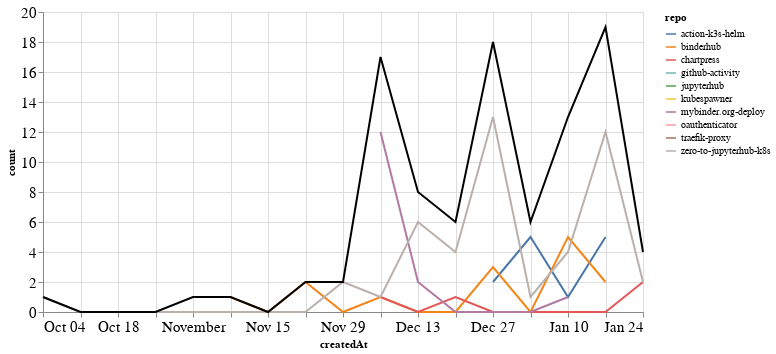

Source (notebook cell):
### Markdown cell above
### PRs

### Code cell
prs_time = prs.groupby('repo').resample('W', on='createdAt').count()['author'].reset_index()
prs_time = prs_time.rename(columns={'author': 'count'})
prs_time_total = prs_time.groupby('createdAt').agg({"count": "sum"}).reset_index()

ch1 = alt.Chart(prs_time, width=600).mark_line().encode(
    x='createdAt',
    y='count',
    color='repo',
    tooltip="repo"
)

ch2 = alt.Chart(prs_time_total, width=600).mark_line(color="black").encode(
    x='createdAt',
    y='count',
)

ch1 + ch2

### Figure 1 — Vega-Lite specification as saved in the notebook (floating-point values rounded to 4 significant figures)
{"config": {"axisLeft": {"labelFontSize": 15}, "axisBottom": {"labelFontSize": 15}}, "layer": [{"data": {"name": "data-2c64f58b11e9c91819ec188d69a25ce5"}, "mark": "line", "encoding": {"color": {"type": "nominal", "field": "repo"}, "tooltip": {"type": "nominal", "field": "repo"}, "x": {"type": "temporal", "field": "createdAt"}, "y": {"type": "quantitative", "field": "count"}}, "width": 600}, {"data": {"name": "data-2b23dbb355fadc2fa243d84a14e1bd23"}, "mark": {"type": "line", "color": "black"}, "encoding": {"x": {"type": "temporal", "field": "createdAt"}, "y": {"type": "quantitative", "field": "count"}}, "width": 600}], "$schema": "https://vega.github.io/schema/vega-lite/v4.8.1.json", "datasets": {"data-2c64f58b11e9c91819ec188d69a25ce5": [{"repo": "action-k3s-helm", "createdAt": "2020-12-27T00:00:00", "count": 2}, {"repo": "action-k3s-helm", "createdAt": "2021-01-03T00:00:00", "count": 5}, {"repo": "action-k3s-helm", "createdAt": "2021-01-10T00:00:00", "count": 1}, {"repo": "action-k3s-helm", "createdAt": "2021-01-17T00:00:00", "count": 5}, {"repo": "binderhub", "createdAt": "2020-11-01T00:00:00", "count": 1}, {"repo": "binderhub", "createdAt": "2020-11-08T00:00:00", "count": 1}, {"repo": "binderhub", "createdAt": "2020-11-15T00:00:00", "count": 0}, {"repo": "binderhub", "createdAt": "2020-11-22T00:00:00", "count": 2}, {"repo": "binderhub", "createdAt": "2020-11-29T00:00:00", "count": 0}, {"repo": "binderhub", "createdAt": "2020-12-06T00:00:00", "count": 1}, {"repo": "binderhub", "createdAt": "2020-12-13T00:00:00", "count": 0}, {"repo": "binderhub", "createdAt": "2020-12-20T00:00:00", "count": 0}, {"repo": "binderhub", "createdAt": "2020-12-27T00:00:00", "count": 3}, {"repo": "binderhub", "createdAt": "2021-01-03T00:00:00", "count": 0}, {"repo": "binderhub", "createdAt": "2021-01-10T00:00:00", "count": 5}, {"repo": "binderhub", "createdAt": "2021-01-17T00:00:00", "count": 2}, {"repo": "chartpress", "createdAt": "2020-12-06T00:00:00", "count": 1}, {"repo": "chartpress", "createdAt": "2020-12-13T00:00:00", "count": 0}, {"repo": "chartpress", "createdAt": "2020-12-20T00:00:00", "count": 1}, {"repo": "chartpress", "createdAt": "2020-12-27T00:00:00", "count": 0}, {"repo": "chartpress", "createdAt": "2021-01-03T00:00:00", "count": 0}, {"repo": "chartpress", "createdAt": "2021-01-10T00:00:00", "count": 0}, {"repo": "chartpress", "createdAt": "2021-01-17T00:00:00", "count": 0}, {"repo": "chartpress", "createdAt": "2021-01-24T00:00:00", "count": 2}, {"repo": "github-activity", "createdAt": "2021-01-10T00:00:00", "count": 1}, {"repo": "jupyterhub", "createdAt": "2021-01-10T00:00:00", "count": 1}, {"repo": "kubespawner", "createdAt": "2020-12-20T00:00:00", "count": 1}, {"repo": "mybinder.org-deploy", "createdAt": "2020-12-06T00:00:00", "count": 12}, {"repo": "mybinder.org-deploy", "createdAt": "2020-12-13T00:00:00", "count": 2}, {"repo": "mybinder.org-deploy", "createdAt": "2020-12-20T00:00:00", "count": 0}, {"repo": "mybinder.org-deploy", "createdAt": "2020-12-27T00:00:00", "count": 0}, {"repo": "mybinder.org-deploy", "createdAt": "2021-01-03T00:00:00", "count": 0}, {"repo": "mybinder.org-deploy", "createdAt": "2021-01-10T00:00:00", "count": 1}, {"repo": "oauthenticator", "createdAt": "2020-12-06T00:00:00", "count": 1}, {"repo": "traefik-proxy", "createdAt": "2020-12-06T00:00:00", "count": 1}, {"repo": "zero-to-jupyterhub-k8s", "createdAt": "2020-10-04T00:00:00", "count": 1}, {"repo": "zero-to-jupyterhub-k8s", "createdAt": "2020-10-11T00:00:00", "count": 0}, {"repo": "zero-to-jupyterhub-k8s", "createdAt": "2020-10-18T00:00:00", "count": 0}, {"repo": "zero-to-jupyterhub-k8s", "createdAt": "2020-10-25T00:00:00", "count": 0}, {"repo": "zero-to-jupyterhub-k8s", "createdAt": "2020-11-01T00:00:00", "count": 0}, {"repo": "zero-to-jupyterhub-k8s", "createdAt": "2020-11-08T00:00:00", "count": 0}, {"repo": "zero-to-jupyterhub-k8s", "createdAt": "2020-11-15T00:00:00", "count": 0}, {"repo": "zero-to-jupyterhub-k8s", "createdAt": "2020-11-22T00:00:00", "count": 0}, {"repo": "zero-to-jupyterhub-k8s", "createdAt": "2020-11-29T00:00:00", "count": 2}, {"repo": "zero-to-jupyterhub-k8s", "createdAt": "2020-12-06T00:00:00", "count": 1}, {"repo": "zero-to-jupyterhub-k8s", "createdAt": "2020-12-13T00:00:00", "count": 6}, {"repo": "zero-to-jupyterhub-k8s", "createdAt": "2020-12-20T00:00:00", "count": 4}, {"repo": "zero-to-jupyterhub-k8s", "createdAt": "2020-12-27T00:00:00", "count": 13}, {"repo": "zero-to-jupyterhub-k8s", "createdAt": "2021-01-03T00:00:00", "count": 1}, {"repo": "zero-to-jupyterhub-k8s", "createdAt": "2021-01-10T00:00:00", "count": 4}, {"repo": "zero-to-jupyterhub-k8s", "createdAt": "2021-01-17T00:00:00", "count": 12}, {"repo": "zero-to-jupyterhub-k8s", "createdAt": "2021-01-24T00:00:00", "count": 2}], "data-2b23dbb355fadc2fa243d84a14e1bd23": [{"createdAt": "2020-10-04T00:00:00", "count": 1}, {"createdAt": "2020-10-11T00:00:00", "count": 0}, {"createdAt": "2020-10-18T00:00:00", "count": 0}, {"createdAt": "2020-10-25T00:00:00", "count": 0}, {"createdAt": "2020-11-01T00:00:00", "count": 1}, {"createdAt": "2020-11-08T00:00:00", "count": 1}, {"createdAt": "2020-11-15T00:00:00", "count": 0}, {"createdAt": "2020-11-22T00:00:00", "count": 2}, {"createdAt": "2020-11-29T00:00:00", "count": 2}, {"createdAt": "2020-12-06T00:00:00", "count": 17}, {"createdAt": "2020-12-13T00:00:00", "count": 8}, {"createdAt": "2020-12-20T00:00:00", "count": 6}, {"createdAt": "2020-12-27T00:00:00", "count": 18}, {"createdAt": "2021-01-03T00:00:00", "count": 6}, {"createdAt": "2021-01-10T00:00:00", "count": 13}, {"createdAt": "2021-01-17T00:00:00", "count": 19}, {"createdAt": "2021-01-24T00:00:00", "count": 4}]}}
